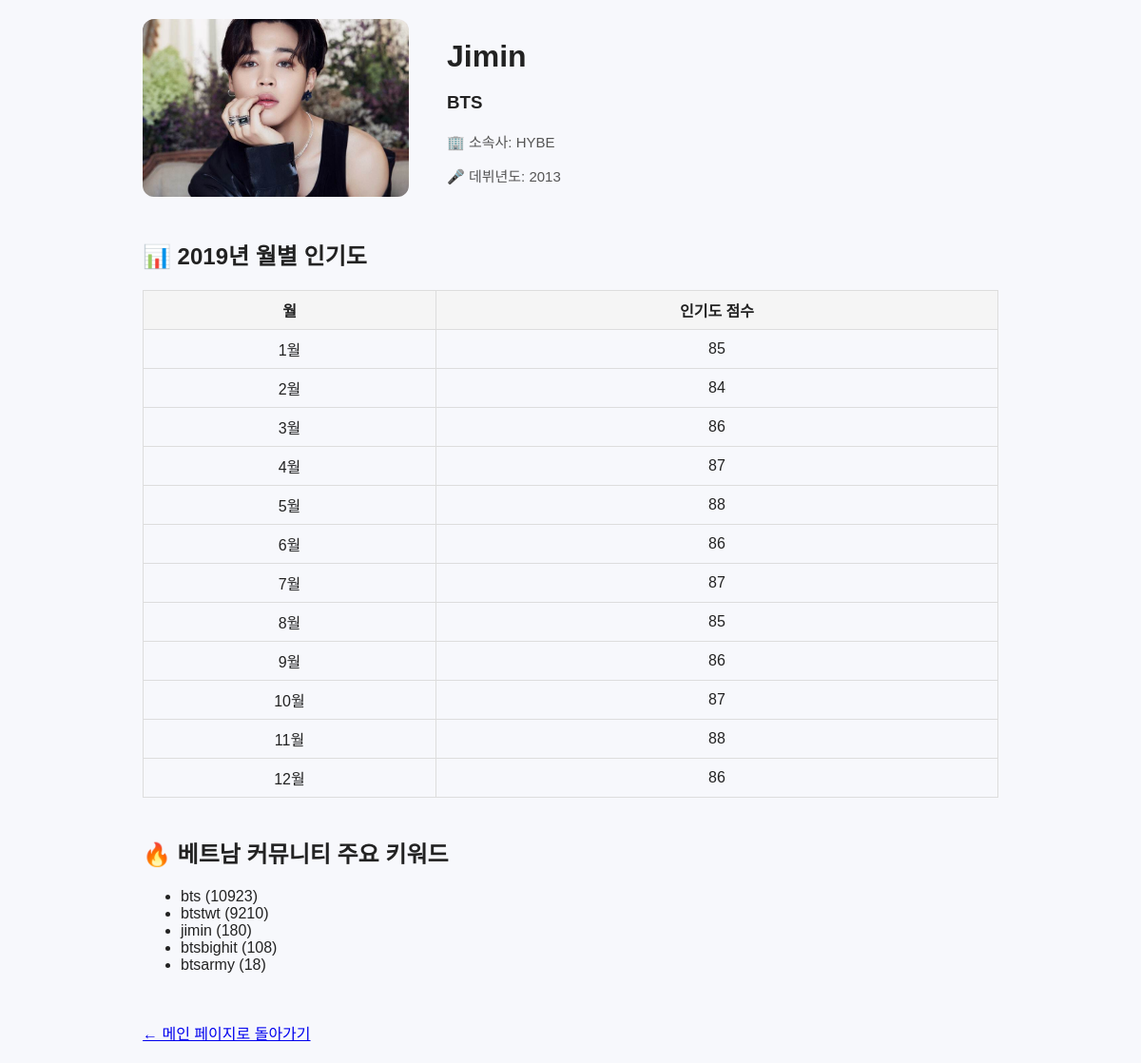
Screenshot of /idol/11 with the database file from the repository.
### tables this page shows
CREATE TABLE idol (
    id INTEGER PRIMARY KEY AUTOINCREMENT,
    name TEXT NOT NULL,
    group_name TEXT NOT NULL,
    debut_year INTEGER,
    agency TEXT
, image TEXT);

CREATE TABLE idol_popularity (
    id INTEGER PRIMARY KEY AUTOINCREMENT,
    idol_id INTEGER NOT NULL,
    year INTEGER NOT NULL,
    month INTEGER NOT NULL,
    popularity_score INTEGER NOT NULL,
    FOREIGN KEY (idol_id) REFERENCES idol(id)
);

### app.py (the view)
@app.route("/idol/<int:id>")
def idol_detail(id):
    conn = get_db()
    cur = conn.cursor()
    cur.execute("SELECT * FROM idol WHERE id = ?", (id,))
    idol = cur.fetchone()
    if idol is None:
        conn.close()
        return "아이돌 정보를 찾을 수 없습니다.", 404
    cur.execute("""
        SELECT month, popularity_score
        FROM idol_popularity
        WHERE idol_id = ?
          AND year = 2019
        ORDER BY month
    """, (id,))
    popularity = cur.fetchall()
    cur.execute("""
        SELECT keyword, SUM(keyword_count) AS total_count
        FROM keyword_trend
        WHERE year = 2019
          AND (
              LOWER(keyword) LIKE '%' || LOWER(?) || '%'
              OR LOWER(keyword) LIKE '%' || LOWER(?) || '%'
          )
        GROUP BY keyword
        ORDER BY total_count DESC
        LIMIT 5
    """, (idol["name"], idol["group_name"]))
    keywords = cur.fetchall()
    conn.close()
    return render_template(
        "idol_detail.html",
        idol=idol,
        popularity=popularity,
        keywords=keywords
    )

### app.py (called while the page is built)
def get_db():
    conn = sqlite3.connect("database.db")
    conn.row_factory = sqlite3.Row
    return conn

### templates/idol_detail.html (shortened to what this page needs)
<!DOCTYPE html>
<html lang="ko">
<head>
    <link rel="stylesheet" href="{{ url_for('static', filename='style.css') }}">
</head>
<body>
<div class="detail-container">
    <div class="idol-header">
        <img
            src="{{ url_for('static', filename='images/' ~ idol.image) }}"
            alt="{{ idol.name }}"
        >
        <div class="idol-info">
            <h1>{{ idol.name }}</h1>
            <h3>{{ idol.group_name }}</h3>
            <div class="meta">
                <p>🏢 소속사:
                    {{ idol.agency if idol.agency else "정보 없음" }}
                </p>
                <p>🎤 데뷔년도:
                    {{ idol.debut_year if idol.debut_year else "정보 없음" }}
                </p>
            </div>
        </div>
    </div>
    <section>
        <h2>📊 2019년 월별 인기도</h2>
        {% if popularity and popularity|length > 0 %}
        <table>
            <thead>
                <tr>
                    <th>월</th>
                    <th>인기도 점수</th>
                </tr>
            </thead>
            <tbody>
                {% for row in popularity %}
                <tr>
                    <td>{{ row.month }}월</td>
                    <td>{{ row.popularity_score }}</td>
                </tr>
                {% endfor %}
            </tbody>
        </table>
        {% else %}
            <p>월별 인기도 데이터가 없습니다.</p>
        {% endif %}
    </section>
    <section>
        <h2>🔥 베트남 커뮤니티 주요 키워드</h2>
        {% if keywords and keywords|length > 0 %}
            <ul>
                {% for k in keywords %}
                <li>{{ k.keyword }} ({{ k.total_count }})</li>
                {% endfor %}
            </ul>
        {% else %}
            <p>관련 키워드 데이터가 없습니다.</p>
        {% endif %}
    </section>
    <footer style="margin-top:50px;">
        <a href="/">← 메인 페이지로 돌아가기</a>
    </footer>
</div>
</body>
</html>

### static/style.css (style rules this page uses)
body { font-family: "Apple SD Gothic Neo", "Noto Sans KR", sans-serif; margin: 0; padding: 0; background: #f7f8fc; color: #222; }

### templates/idol_detail.html (style rules this page uses)
.detail-container { max-width: 900px; margin: 0 auto; padding: 20px; }
.idol-header { display: flex; gap: 40px; align-items: flex-start; }
.idol-header img { width: 280px; border-radius: 12px; }
.idol-info { flex: 1; }
.idol-info h1 { margin-bottom: 10px; }
.meta { margin-top: 10px; font-size: 15px; color: #555; }
table { margin-top: 15px; border-collapse: collapse; width: 100%; }
table th, table td { border: 1px solid #ddd; padding: 8px; text-align: center; }
table th { background-color: #f5f5f5; }
section { margin-top: 40px; }

### rows the page displays
idol: image (picture), name "Jimin", group_name "BTS", agency "HYBE", debut_year "2013"
idol_popularity: month "1", popularity_score "85"
idol_popularity: month "2", popularity_score "84"
idol_popularity: month "3", popularity_score "86"
idol_popularity: month "4", popularity_score "87"
idol_popularity: month "5", popularity_score "88"
idol_popularity: month "6", popularity_score "86"
idol_popularity: month "7", popularity_score "87"
idol_popularity: month "8", popularity_score "85"
idol_popularity: month "9", popularity_score "86"
idol_popularity: month "10", popularity_score "87"
idol_popularity: month "11", popularity_score "88"
idol_popularity: month "12", popularity_score "86"

### other values shown
{{ k.keyword }} "bts" "btstwt" "jimin" "btsbighit" "btsarmy"
{{ k.total_count }} "10923" "9210" "180" "108" "18"
